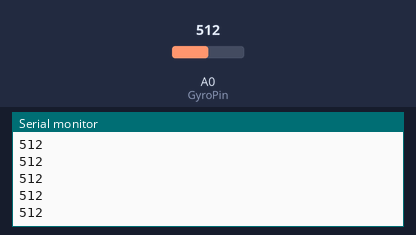
This sketch was run on a simulated Arduino Uno, built with avr-gcc and run on an emulated ATmega328P. Shown: the last lines printed to the serial monitor. Inputs (shaded band) come from the test bench; at power-on: A0 (GyroPin) = 512.

Above: at 1.2 s.
1.3 s: A0 (GyroPin) set to 716
At 2.3 s:
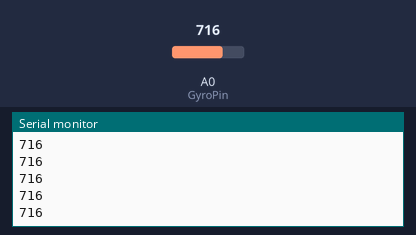
2.8 s: A0 (GyroPin) set to 900
At 3.5 s:
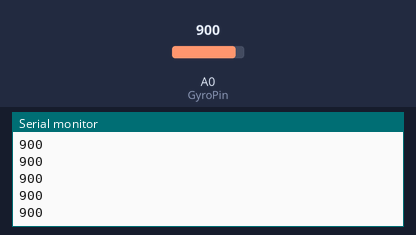
Timing chart, 0 to 5.8 s (numbered marks = the images above; inputs shaded):
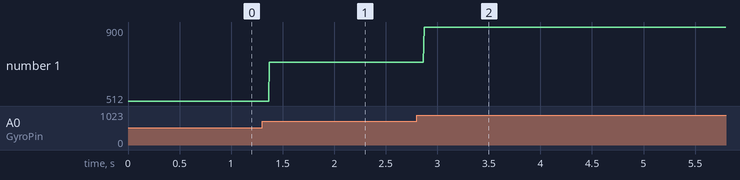

Measured:
- after the input at 1.3 s, the serial monitor: prints a new line after 0.07 s (image 1)
- after the input at 2.8 s, the serial monitor: prints a new line after 0.07 s (image 2)
- plotted number 1: 512 → 716 after the input at 1.3 s, 716 → 900 after the input at 2.8 s

The sketch:

gyro.ino
```cpp
int GyroPin = A0;
int Gyro=0;
void setup() {
  Serial.begin(9600);

}

void loop() {
  Gyro=analogRead(GyroPin);
  Serial.println(Gyro);
  //delay(1);

}
```
